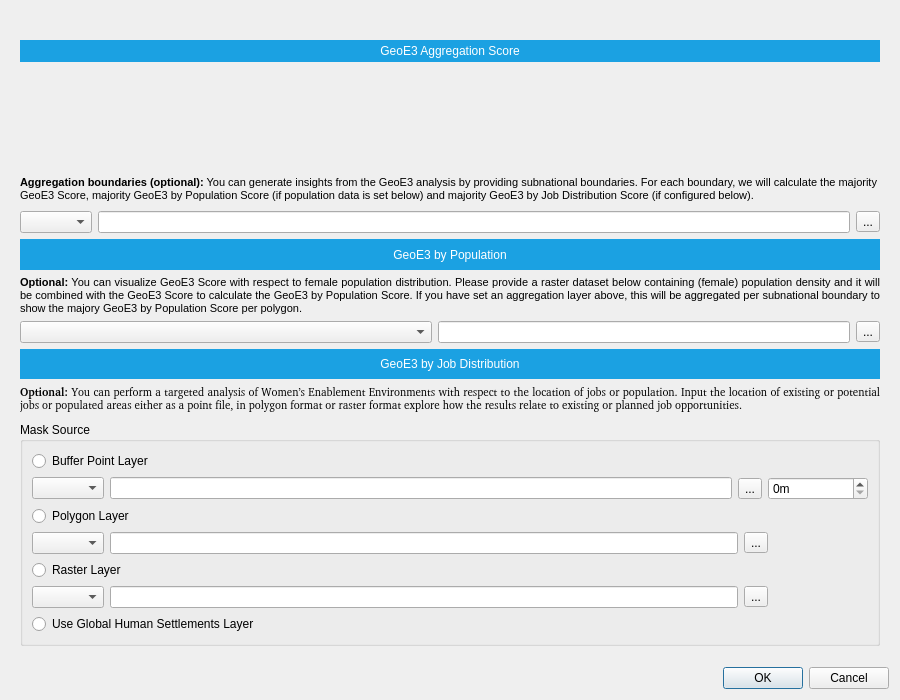
<?xml version="1.0" encoding="UTF-8"?>
<ui version="4.0">
 <class>AnalysisDialogBase</class>
 <widget class="QWidget" name="AnalysisDialogBase">
  <property name="geometry">
   <rect>
     <x>0</x>
     <y>0</y>
     <width>900</width>
     <height>700</height>
    </rect>
  </property>
  <property name="windowTitle">
   <string>Form</string>
  </property>
  <layout class="QGridLayout" name="gridLayout">
   <item row="0" column="0">
    <widget class="QLabel" name="banner_label">
     <property name="text">
      <string/>
     </property>
     <property name="pixmap">
      <pixmap>../resources/geest-banner.png</pixmap>
     </property>
     <property name="scaledContents">
      <bool>true</bool>
     </property>
    </widget>
   </item>
   <item row="1" column="0">
    <widget class="QScrollArea" name="scrollArea">
     <property name="frameShape">
      <enum>QFrame::NoFrame</enum>
     </property>
     <property name="widgetResizable">
      <bool>true</bool>
     </property>
     <widget class="QWidget" name="scrollAreaWidgetContents">
      <property name="geometry">
       <rect>
        <x>0</x>
        <y>0</y>
        <width>1141</width>
        <height>663</height>
       </rect>
      </property>
      <layout class="QGridLayout" name="gridLayout_2">
       <item row="0" column="0">
        <layout class="QGridLayout" name="geoe3_layout">
         <item row="0" column="0">
          <widget class="QLabel" name="geoe3_title">
           <property name="sizePolicy">
            <sizepolicy hsizetype="Preferred" vsizetype="Minimum">
             <horstretch>0</horstretch>
             <verstretch>0</verstretch>
            </sizepolicy>
           </property>
           <property name="styleSheet">
            <string notr="true">background: #1BA1E2;
color: white;
padding: 4px;</string>
           </property>
           <property name="text">
            <string>GeoE3 Aggregation Score</string>
           </property>
           <property name="textFormat">
            <enum>Qt::PlainText</enum>
           </property>
           <property name="alignment">
            <set>Qt::AlignCenter</set>
           </property>
           <property name="wordWrap">
            <bool>true</bool>
           </property>
          </widget>
         </item>
         <item row="1" column="0">
          <widget class="QWidget" name="geoe3_container" native="true">
           <property name="sizePolicy">
            <sizepolicy hsizetype="Preferred" vsizetype="Fixed">
             <horstretch>0</horstretch>
             <verstretch>0</verstretch>
            </sizepolicy>
           </property>
           <property name="minimumSize">
            <size>
             <width>0</width>
             <height>100</height>
            </size>
           </property>
           <property name="autoFillBackground">
            <bool>false</bool>
           </property>
           <property name="styleSheet">
            <string notr="true"/>
           </property>
          </widget>
         </item>
        </layout>
       </item>
       <item row="1" column="0">
        <widget class="QLabel" name="aggregation_description">
         <property name="text">
          <string>&lt;html&gt;&lt;head/&gt;&lt;body&gt;&lt;p&gt;&lt;span style=&quot; font-size:8pt; font-weight:600;&quot;&gt;Aggregation boundaries (optional):&lt;/span&gt;&lt;span style=&quot; font-size:8pt;&quot;&gt; You can generate insights from the GeoE3 analysis by providing subnational boundaries. For each boundary, we will calculate the majority GeoE3 Score, majority GeoE3 by Population Score (if population data is set below) and majority GeoE3 by Job Distribution Score (if configured below).&lt;/span&gt;&lt;/p&gt;&lt;/body&gt;&lt;/html&gt;</string>
         </property>
         <property name="wordWrap">
          <bool>true</bool>
         </property>
         <property name="buddy">
          <cstring>aggregation_combo</cstring>
         </property>
        </widget>
       </item>
       <item row="2" column="0">
        <layout class="QHBoxLayout" name="horizontalLayout">
         <item>
          <widget class="QgsMapLayerComboBox" name="aggregation_combo"/>
         </item>
         <item>
          <widget class="QLineEdit" name="aggregation_lineedit"/>
         </item>
         <item>
          <widget class="QToolButton" name="aggregation_toolbutton">
           <property name="text">
            <string>...</string>
           </property>
          </widget>
         </item>
        </layout>
       </item>
       <item row="3" column="0">
        <widget class="QLabel" name="geoe3_x_population_title">
         <property name="sizePolicy">
          <sizepolicy hsizetype="MinimumExpanding" vsizetype="Preferred">
           <horstretch>0</horstretch>
           <verstretch>0</verstretch>
          </sizepolicy>
         </property>
         <property name="styleSheet">
          <string notr="true">background: #1BA1E2;
color: white;
padding: 4px;</string>
         </property>
         <property name="text">
          <string>GeoE3 by Population</string>
         </property>
         <property name="textFormat">
          <enum>Qt::PlainText</enum>
         </property>
         <property name="alignment">
          <set>Qt::AlignCenter</set>
         </property>
         <property name="wordWrap">
          <bool>true</bool>
         </property>
        </widget>
       </item>
       <item row="4" column="0">
        <widget class="QLabel" name="geoe3_x_population_description">
         <property name="text">
          <string>&lt;html&gt;&lt;head/&gt;&lt;body&gt;&lt;p&gt;&lt;span style=&quot; font-size:8pt; font-weight:600;&quot;&gt;Optional:&lt;/span&gt;&lt;span style=&quot; font-size:8pt;&quot;&gt; You can visualize GeoE3 Score with respect to female population distribution. Please provide a raster dataset below containing (female) population density and it will be combined with the GeoE3 Score to calculate the GeoE3 by Population Score. If you have set an aggregation layer above, this will be aggregated per subnational boundary to show the majory GeoE3 by Population Score per polygon.&lt;/span&gt;&lt;/p&gt;&lt;/body&gt;&lt;/html&gt;</string>
         </property>
         <property name="alignment">
          <set>Qt::AlignJustify|Qt::AlignTop</set>
         </property>
         <property name="wordWrap">
          <bool>true</bool>
         </property>
         <property name="openExternalLinks">
          <bool>false</bool>
         </property>
         <property name="buddy">
          <cstring>population_combo</cstring>
         </property>
        </widget>
       </item>
       <item row="5" column="0">
        <layout class="QHBoxLayout" name="horizontalLayout_2">
         <item>
          <widget class="QgsMapLayerComboBox" name="population_combo">
           <property name="sizePolicy">
            <sizepolicy hsizetype="MinimumExpanding" vsizetype="Fixed">
             <horstretch>0</horstretch>
             <verstretch>0</verstretch>
            </sizepolicy>
           </property>
          </widget>
         </item>
         <item>
          <widget class="QLineEdit" name="population_lineedit"/>
         </item>
         <item>
          <widget class="QToolButton" name="population_toolbutton">
           <property name="text">
            <string>...</string>
           </property>
          </widget>
         </item>
        </layout>
       </item>
       <item row="6" column="0">
        <widget class="QLabel" name="geoe3_jobs_title">
         <property name="sizePolicy">
          <sizepolicy hsizetype="MinimumExpanding" vsizetype="Preferred">
           <horstretch>0</horstretch>
           <verstretch>0</verstretch>
          </sizepolicy>
         </property>
         <property name="styleSheet">
          <string notr="true">background: #1BA1E2;
color: white;
padding: 4px;</string>
         </property>
         <property name="text">
          <string>GeoE3 by Job Distribution</string>
         </property>
         <property name="textFormat">
          <enum>Qt::PlainText</enum>
         </property>
         <property name="alignment">
          <set>Qt::AlignCenter</set>
         </property>
         <property name="wordWrap">
          <bool>true</bool>
         </property>
        </widget>
       </item>
       <item row="7" column="0">
        <widget class="QLabel" name="geoe3_x_jobs_description">
         <property name="font">
          <font>
           <family>Noto Sans [GOOG]</family>
           <pointsize>8</pointsize>
          </font>
         </property>
         <property name="text">
          <string>&lt;html&gt;&lt;head/&gt;&lt;body&gt;&lt;p&gt;&lt;span style=&quot; font-weight:600;&quot;&gt;Optional: &lt;/span&gt;You can perform a targeted analysis of Women’s Enablement Environments with respect to the location of jobs or population. Input the location of existing or potential jobs or populated areas either as a point file, in polygon format or raster format explore how the results relate to existing or planned job opportunities.&lt;/p&gt;&lt;/body&gt;&lt;/html&gt;</string>
         </property>
         <property name="alignment">
          <set>Qt::AlignJustify|Qt::AlignTop</set>
         </property>
         <property name="wordWrap">
          <bool>true</bool>
         </property>
        </widget>
       </item>
       <item row="8" column="0">
        <widget class="QGroupBox" name="mask_source_group">
         <property name="title">
          <string>Mask Source</string>
         </property>
         <layout class="QGridLayout" name="gridLayout_3">
          <item row="0" column="0">
           <widget class="QRadioButton" name="point_radio_button">
            <property name="text">
             <string>Buffer Point Layer</string>
            </property>
           </widget>
          </item>
          <item row="2" column="0">
           <widget class="QRadioButton" name="polygon_radio_button">
            <property name="text">
             <string>Polygon Layer</string>
            </property>
           </widget>
          </item>
          <item row="1" column="0">
           <layout class="QHBoxLayout" name="point_layout">
            <item>
             <widget class="QgsMapLayerComboBox" name="point_combo"/>
            </item>
            <item>
             <widget class="QLineEdit" name="point_lineedit"/>
            </item>
            <item>
             <widget class="QToolButton" name="point_toolbutton">
              <property name="text">
               <string>...</string>
              </property>
             </widget>
            </item>
            <item>
             <widget class="QSpinBox" name="buffer_distance_m">
              <property name="sizePolicy">
               <sizepolicy hsizetype="Fixed" vsizetype="Fixed">
                <horstretch>0</horstretch>
                <verstretch>0</verstretch>
               </sizepolicy>
              </property>
              <property name="minimumSize">
               <size>
                <width>100</width>
                <height>0</height>
               </size>
              </property>
              <property name="maximumSize">
               <size>
                <width>100</width>
                <height>16777215</height>
               </size>
              </property>
              <property name="suffix">
               <string>m</string>
              </property>
              <property name="maximum">
               <number>100000</number>
              </property>
              <property name="singleStep">
               <number>100</number>
              </property>
             </widget>
            </item>
           </layout>
          </item>
          <item row="4" column="0">
           <widget class="QRadioButton" name="raster_radio_button">
            <property name="text">
             <string>Raster Layer</string>
            </property>
           </widget>
          </item>
          <item row="5" column="0">
           <layout class="QHBoxLayout" name="raster_layout">
            <item>
             <widget class="QgsMapLayerComboBox" name="raster_combo"/>
            </item>
            <item>
             <widget class="QLineEdit" name="raster_lineedit"/>
            </item>
            <item>
             <widget class="QToolButton" name="raster_toolbutton">
              <property name="text">
               <string>...</string>
              </property>
             </widget>
            </item>
            <item>
             <spacer name="raster_spacer">
              <property name="orientation">
               <enum>Qt::Horizontal</enum>
              </property>
              <property name="sizeType">
               <enum>QSizePolicy::Fixed</enum>
              </property>
              <property name="sizeHint" stdset="0">
               <size>
                <width>100</width>
                <height>20</height>
               </size>
              </property>
             </spacer>
            </item>
           </layout>
          </item>
          <item row="3" column="0">
           <layout class="QHBoxLayout" name="polygon_layout">
            <item>
             <widget class="QgsMapLayerComboBox" name="polygon_combo"/>
            </item>
            <item>
             <widget class="QLineEdit" name="polygon_lineedit"/>
            </item>
            <item>
             <widget class="QToolButton" name="polygon_toolbutton">
              <property name="text">
               <string>...</string>
              </property>
             </widget>
            </item>
            <item>
             <spacer name="horizontalSpacer">
              <property name="orientation">
               <enum>Qt::Horizontal</enum>
              </property>
              <property name="sizeType">
               <enum>QSizePolicy::Fixed</enum>
              </property>
              <property name="sizeHint" stdset="0">
               <size>
                <width>100</width>
                <height>20</height>
               </size>
              </property>
             </spacer>
            </item>
           </layout>
          </item>
          <item row="6" column="0">
           <widget class="QRadioButton" name="ghsl_radio_button">
            <property name="text">
             <string>Use Global Human Settlements Layer</string>
            </property>
           </widget>
          </item>
         </layout>
        </widget>
       </item>
      </layout>
     </widget>
    </widget>
   </item>
   <item row="2" column="0">
    <widget class="QWidget" name="help_widget" native="true">
     <property name="sizePolicy">
      <sizepolicy hsizetype="Preferred" vsizetype="Minimum">
       <horstretch>0</horstretch>
       <verstretch>0</verstretch>
      </sizepolicy>
     </property>
    </widget>
   </item>
   <item row="3" column="0">
    <widget class="QDialogButtonBox" name="button_box">
     <property name="standardButtons">
      <set>QDialogButtonBox::Cancel|QDialogButtonBox::Ok</set>
     </property>
    </widget>
   </item>
  </layout>
 </widget>
 <customwidgets>
  <customwidget>
   <class>QgsMapLayerComboBox</class>
   <extends>QComboBox</extends>
   <header>qgis.gui</header>
  </customwidget>
 </customwidgets>
 <tabstops>
  <tabstop>scrollArea</tabstop>
  <tabstop>aggregation_combo</tabstop>
  <tabstop>aggregation_lineedit</tabstop>
  <tabstop>aggregation_toolbutton</tabstop>
  <tabstop>population_combo</tabstop>
  <tabstop>population_lineedit</tabstop>
  <tabstop>population_toolbutton</tabstop>
  <tabstop>point_radio_button</tabstop>
  <tabstop>point_combo</tabstop>
  <tabstop>point_lineedit</tabstop>
  <tabstop>point_toolbutton</tabstop>
  <tabstop>buffer_distance_m</tabstop>
  <tabstop>polygon_radio_button</tabstop>
  <tabstop>polygon_combo</tabstop>
  <tabstop>polygon_lineedit</tabstop>
  <tabstop>polygon_toolbutton</tabstop>
  <tabstop>raster_radio_button</tabstop>
  <tabstop>raster_combo</tabstop>
  <tabstop>raster_lineedit</tabstop>
  <tabstop>raster_toolbutton</tabstop>
  <tabstop>ghsl_radio_button</tabstop>
 </tabstops>
 <resources/>
 <connections/>
</ui>
